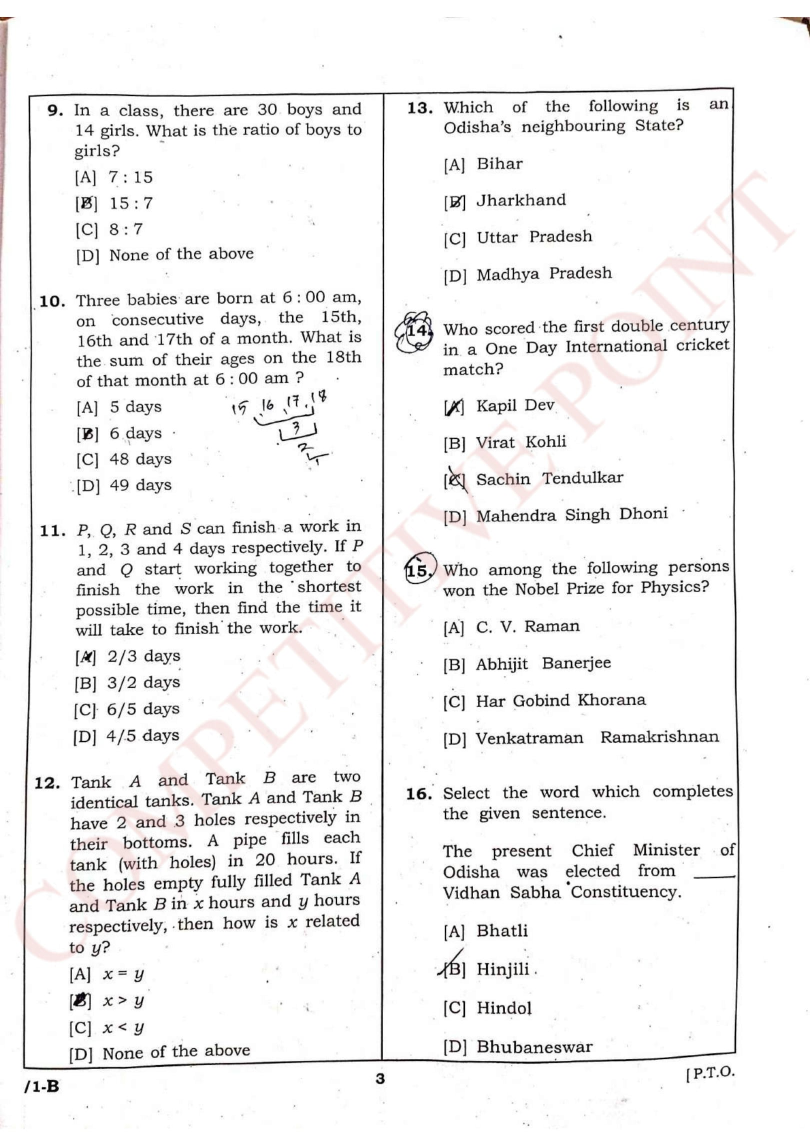
#> input picture doc_pipeline/test.jpg, 1620 x 2292 px (shown at 1/2 size)
$ python -i image_preprocessor.py   (imports and definitions only)
#> lines starting #> are read from the running program, lines starting #| are printed output that depends on the picture; after the words box and inside, x2 and y2 are one past the last pixel; in counts of white or black regions, pixels touching at a corner belong together
import cv2
import numpy as np
import os

def preprocess_for_ocr(image_path):
    """
    Applies image preprocessing techniques to improve OCR accuracy.
    Includes: Resolution enhancement, Noise reduction, Contrast enhancement,
    Binarization (Watermark removal), and Deskewing.
    """
#> called with image_path = '../test.jpg'
    # Read the image
    img = cv2.imread(image_path)
#> img is the input picture: shape (2292, 1620, 3); mean B, G, R 240.7, 240.7, 241.2
    if img is None:
        print(f"[Preprocessing] Could not load {image_path}. Returning original.")
        return image_path

    # 1. Resolution Enhancement (Super-Resolution via interpolation)
    # Scale up by 1.5x to give OCR more pixel density to work with
    img = cv2.resize(img, None, fx=1.5, fy=1.5, interpolation=cv2.INTER_CUBIC)
#> img: shape (3438, 2430, 3)

    # 2. Convert to Grayscale
    gray = cv2.cvtColor(img, cv2.COLOR_BGR2GRAY)

    # 3. Noise Reduction
    # Subtle Gaussian Blur to eliminate high-frequency noise without losing edge sharpness
    blurred = cv2.GaussianBlur(gray, (3, 3), 0)

    # 4. Contrast Enhancement (CLAHE)
    clahe = cv2.createCLAHE(clipLimit=2.0, tileGridSize=(8, 8))
    contrast_enhanced = clahe.apply(blurred)
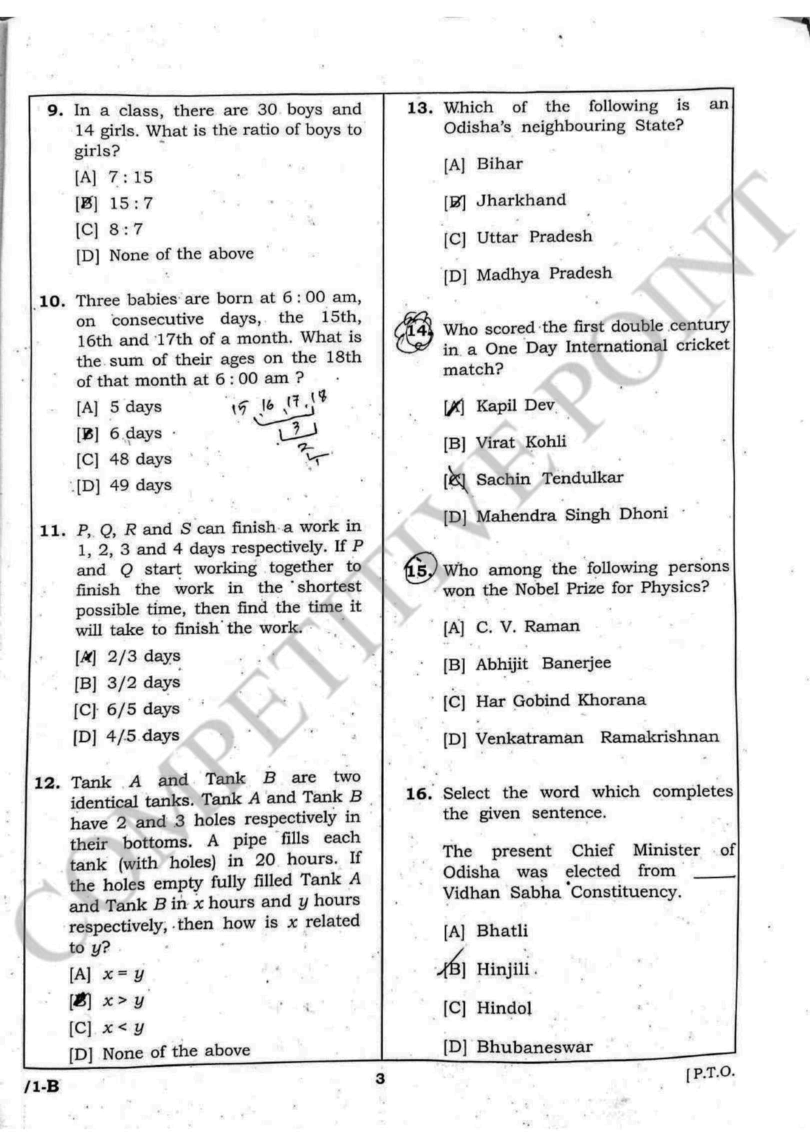
#> contrast_enhanced: shape (3438, 2430) (shown at 1/3 size); min 1, max 255, mean 236.7

    # 5. Binarization and Watermark Removal
    # Adaptive thresholding handles varying lighting and effectively removes light watermarks
    # while preserving dark text.
    binary = cv2.adaptiveThreshold(
        contrast_enhanced, 255,
        cv2.ADAPTIVE_THRESH_GAUSSIAN_C,
        cv2.THRESH_BINARY, 21, 15
    )
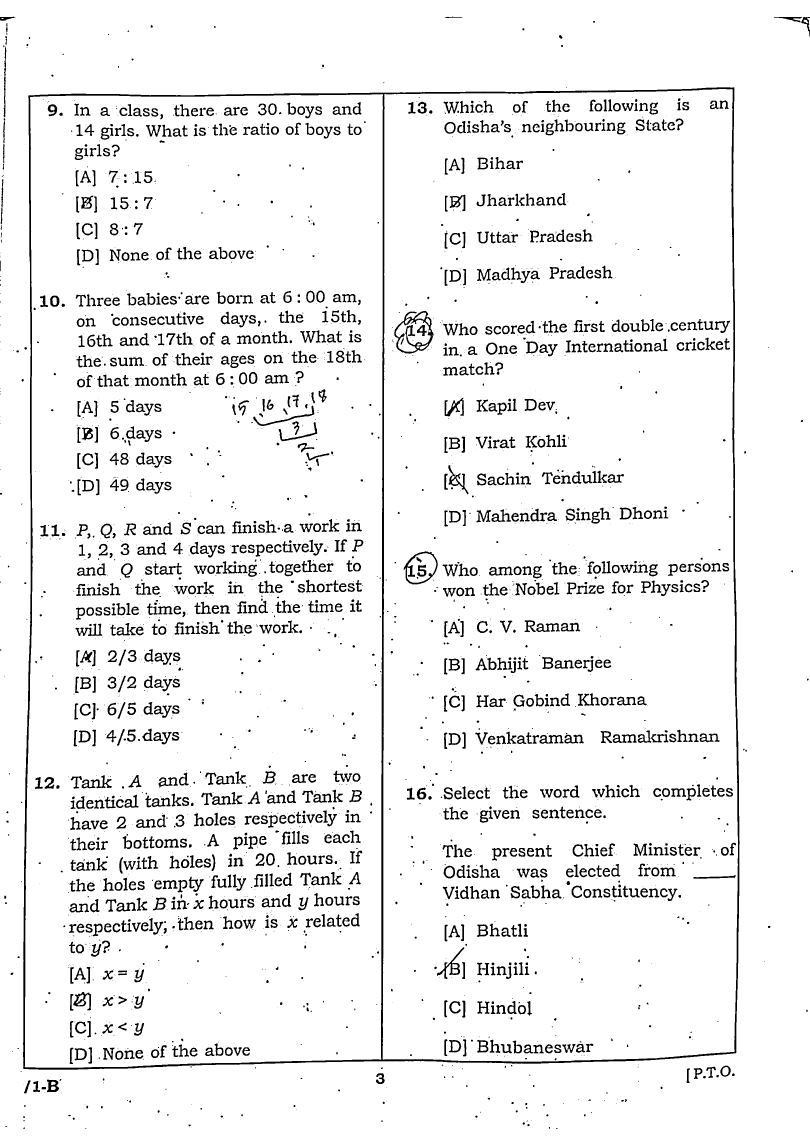
#> binary: shape (3438, 2430) (shown at 1/3 size); 93.9% white; 3146 black regions (1462 under 20 px), largest, box (x1, y1, x2, y2) and area: (69, 262, 2219, 3209) 67735, (1183, 933, 1301, 1061) 3639, (1211, 1654, 1313, 1753) 1860

    # 6. Deskewing (Page Alignment)
    # Find coordinates of all text pixels (in binary, text is black, background is white,
    # so we invert first to find text pixels).
    inverted = cv2.bitwise_not(binary)
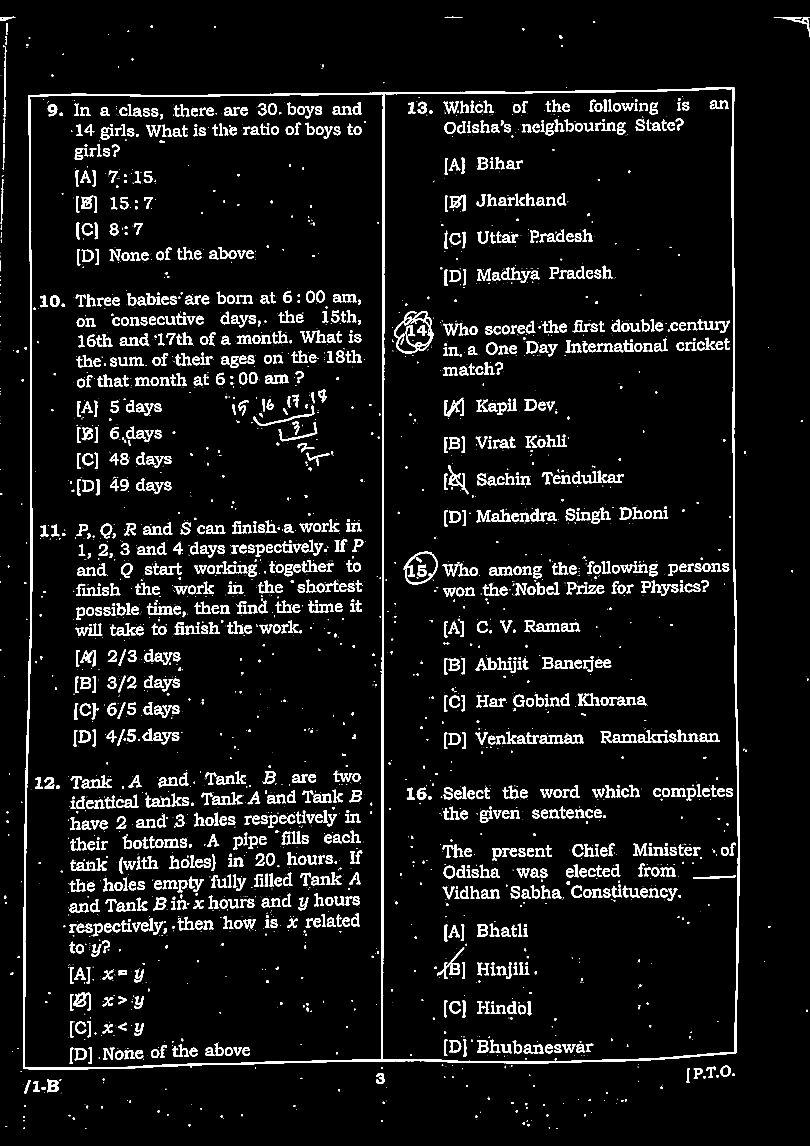
#> inverted: shape (3438, 2430) (shown at 1/3 size); 6.1% white; 3146 white regions (1462 under 20 px), largest, box (x1, y1, x2, y2) and area: (69, 262, 2219, 3209) 67735, (1183, 933, 1301, 1061) 3639, (1211, 1654, 1313, 1753) 1860
    coords = np.column_stack(np.where(inverted > 0))
#> coords = 510728 pairs, first value 50 to 3386, second value 0 to 2429
    angle = cv2.minAreaRect(coords)[-1]
#> angle = -90

    # minAreaRect returns values in the range [-90, 0)
    if angle < -45:
        angle = -(90 + angle)
#> angle = 0
    else:
        angle = -angle

    # Only deskew if the angle is significant enough to warrant it (e.g., > 0.5 degrees)
    if abs(angle) > 0.5:
        (h, w) = binary.shape[:2]
        center = (w // 2, h // 2)
        M = cv2.getRotationMatrix2D(center, angle, 1.0)
        deskewed = cv2.warpAffine(binary, M, (w, h), flags=cv2.INTER_CUBIC, borderMode=cv2.BORDER_REPLICATE)
    else:
        deskewed = binary

    # Prepare output path
    base, ext = os.path.splitext(image_path)
    processed_path = f"{base}_processed{ext}"

    # Save the preprocessed image
    cv2.imwrite(processed_path, deskewed)

    return processed_path

>>> result = preprocess_for_ocr('../test.jpg')
